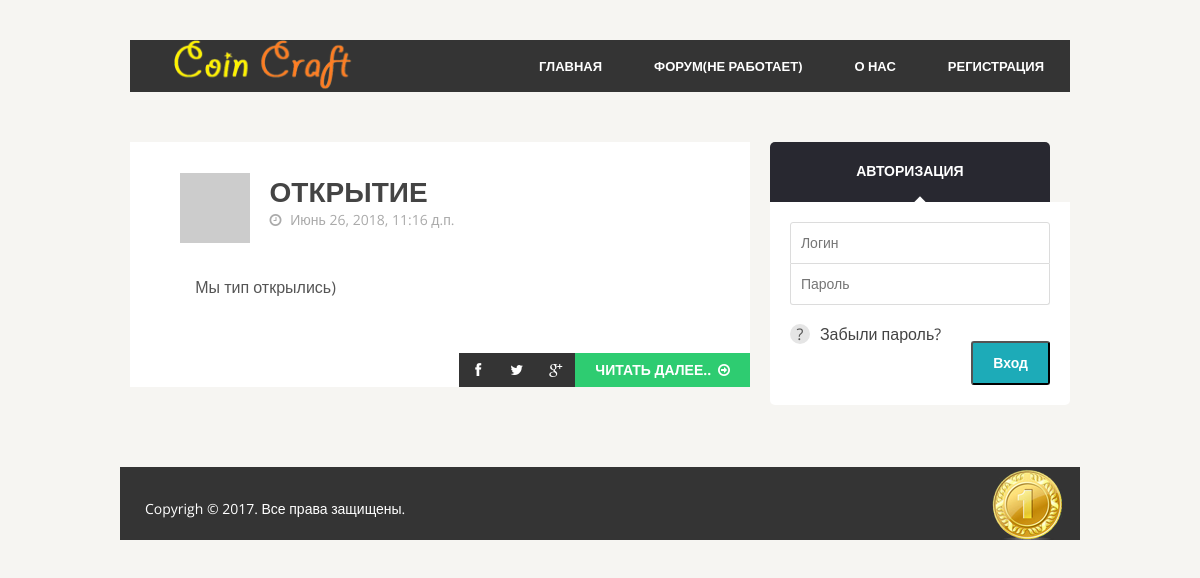
/, run on an earlier commit of the app's database.
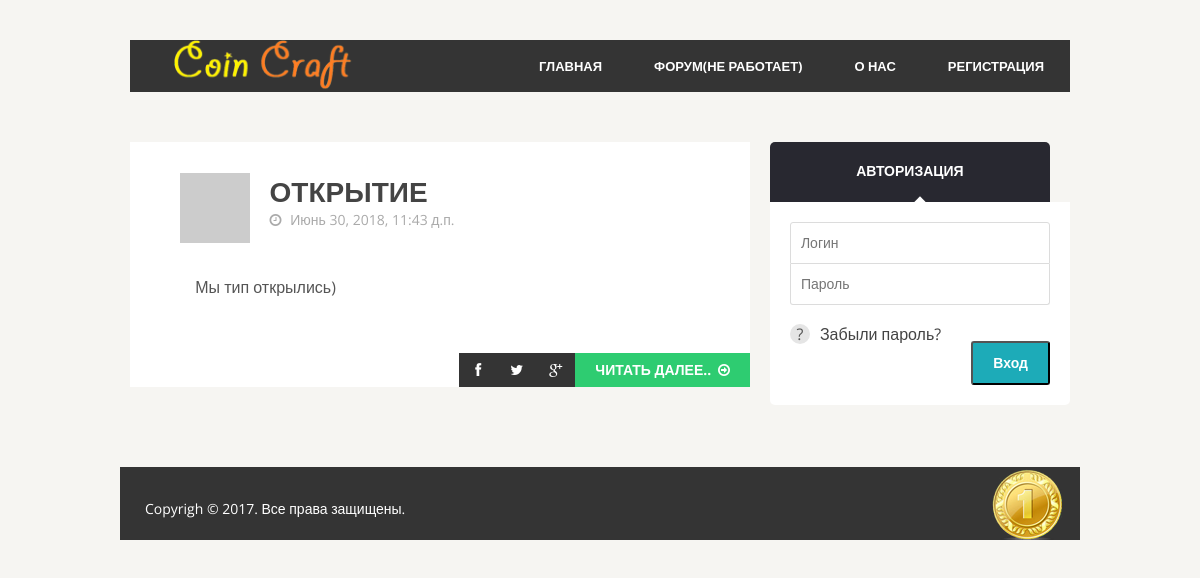
And on a later commit of the database.
### news/models.py (models this page shows, shortened)
class Post(models.Model):
    author = models.ForeignKey('auth.User', on_delete=models.CASCADE)
    title = models.CharField(max_length=200)
    text = models.TextField()
    created_date = models.DateTimeField(
            default=timezone.now)
    published_date = models.DateTimeField(
            blank=True, null=True)

### news/views.py (the view)
# urls.py: url(r'^$', views.post_list, name='post_list'),
def post_list(request):
    posts = Post.objects.filter(published_date__lte=timezone.now()).order_by('published_date')
    return render(request, 'news/post_list.html', {'posts': posts})

### news/templates/news/post_list.html (shortened to what this page needs)
{% extends 'news/base.html' %}
{% block content %}
 {% for post in posts %}
  <div class="post">
    <div class="post-margin">
		<div class="post-avatar">
            <img alt='' src='http://1.gravatar.com/avatar/16afd22c8bf5c2398b206a76c9316a3c?s=70&amp;d=http%3A%2F%2F1.gravatar.com%2Favatar%2Fad516503a11cd5ca435acc9bb6523536%3Fs%3D70&amp;r=G' class='avatar avatar-70 photo' height='70' width='70' />
			</div>
            <h4><a href="{% url 'post_detail' pk=post.pk %}" class="title">{{ post.title }}</a></h4>
                	<ul class="post-status">
                    <li><i class="fa fa-clock-o"></i>
							  {% if post.published_date %}
								{{ post.created_date }}
						{% endif %}</li>
                    </ul></div>
        <div class="post-margin">
			<p style="padding-left:3%">{{ post.text|linebreaksbr }}</p>
		</div>
    <ul class="post-social">
    <li>
        <a href="#" target="_blank">
            <i class="fa fa-facebook"></i>
        </a>
        </li>
        <li>
            <a href="#" target="_blank">
                <i class="fa fa-twitter"></i>
            </a>
        </li>
        <li>
            <a href="#" target="_blank">
                <i class="fa fa-google-plus"></i>
            </a>
        </li>
        <li>
            <a href="{% url 'post_detail' pk=post.pk %}" class="readmore"> Читать далее.. <i class="fa fa-arrow-circle-o-right"></i></a>
        </li>
        </ul>
  </div>
 {% endfor %}
{% endblock %}

### news/templates/news/base.html (shortened to what this page needs)
{% load staticfiles %}
<!DOCTYPE html>
<html>
<head>
    <link rel='stylesheet' id='reset-css' href="{% static '/css/css/reset.css' %}" type='text/css' media='all' />
    <link rel='stylesheet' id='superfish-css' href="{% static 'css/css/superfish.css' %}" type='text/css' media='all' />
    <link rel='stylesheet' id='fontawsome-css' href="{% static 'css/css/font-awsome/css/font-awesome.css' %}" type='text/css' media='all' />
    <link rel='stylesheet' id='orbit-css-css' href="{% static 'css/css/orbit.css' %}" type='text/css' media='all' />
    <link rel='stylesheet' id='style-css' href="{% static 'css/css/style.css' %}" type='text/css' media='all' />
    <link rel='stylesheet' id='color-scheme-css' href="{% static 'css/css/color/green.css' %}" type='text/css' media='all' />
    <link rel="stylesheet" href="{% static 'css/css/zerogrid.css' %}" type="text/css" media="screen">
    <link rel="stylesheet" href="{% static 'css/css/responsive.css' %}" type="text/css" media="screen">
</head>
<body class="home blog">
    <div class="container zerogrid">
        <div class="col-full">
            <div class="wrap-col">
                <div id="header-nav-container">
                    <a href="/">
                        <img src="{% static 'images/log3.png' %}" width="271px" height="52px" id="logo" />
                    </a>
                    <ul class="sf-menu">
                        <li class="menu-item"><a href="/">Главная</a></li>
                        <li class="menu-item"><a href="blog.html">Форум(Не работает)</a></li>
                        <li class="menu-item"><a href="{% url 'about'%}">О нас</a></li>
						{% if user.is_authenticated %}
						{% else %}
						<li class="menu-item"><a href="{% url 'signup' %}">Регистрация</a></li>
						{% endif %}
                    </ul>
                </div>
            </div>
        </div>
    </div>
    <div class="spacing-30"></div>
    <div class="container zerogrid">
        <div class="col-2-3" id="post-container">
            <div class="wrap-col">
                {% block content %}
                {% endblock %}
            </div>
        </div>
        <div class="col-1-3">
            <div class="wrap-col">
                {% if user.is_authenticated %}
				    <div id="login-form">
						<h1> {{ user.get_username }}</h1>
						<fieldset>
						    {% if user.profile.email_confirmed is True %} {% else %}<p style="color:red;">Подтвердите вашу почту</p> {% endif %}
							<p><a type="submit" href="{% url 'logout'%}?next={{request.path}}">Выйти</a></p>
						</fieldset>
					</div>
				{% else %}
						<div id="login-form">
						  <h1>Авторизация</h1>
							<fieldset>
							<form method="post" action="{% url 'login' %}">
								<input type="login" name="username" placeholder="Логин" autofocus="" maxlength="254" required="" id="id_username">
								<br/>
								<input type="password" name="password" placeholder="Пароль" required="" id="id_password">
								<div></br>
								<p><span class="info">?</span><a href="{% url 'password_reset' %}">Забыли пароль?</a><input type="submit" value="Вход" /></p>
 						</div>
  						</form>
 						</fieldset>
						</div>
				{% endif %}
            </div>
        </div>
    </div>
    <div class="spacing-30"></div>
    <div class="container zerogrid">
		<img src="{% static 'images/footer-log3.png' %}" height="73" width="73" id="footer-logo" />
        <div id="footer-container" class="col-full">
            <div class="wrap-col">
                <p>Copyrigh &copy; 2017. Все права защищены.</p>
            </div>
        </div>
    </div>
</body>
</html>

### news/static/css/css/superfish.css (style rules this page uses)
.sf-menu, .sf-menu * { margin: 0; padding: 0; list-style: none; }
.sf-menu li { position: relative; }
.sf-menu > li { float: left; }
.sf-menu a { display: block; position: relative; }
.sf-menu { float: right; }
.sf-menu a { padding: 1.5em 2em; text-decoration: none; zoom: 1; }
.sf-menu a { color: #ffffff; text-transform:uppercase; font-weight:700; font-family: 'Open Sans', sans-serif; font-size:13px; }
.sf-menu li { white-space: nowrap; *white-space: normal; }

### news/static/css/css/style.css (style rules this page uses)
body { background:#f6f5f2; font-family: 'Open Sans', sans-serif; padding-top:30px; padding-bottom:30px; }
h1,h2,h3,h4,h5,h6 { font-family: 'Montserrat', sans-serif; text-transform:uppercase; font-weight:700; line-height:1.4em; color:#555555; }
h1 { font-size:35px; }
h4 { font-size:28px; }
p { font-size:16px; line-height:1.7em; color:#555555; margin-bottom:20px; }
a { color:#444444; text-decoration:none; }
.spacing-30 { height:30px; width:100%; }
#header-nav-container { background:#343434; }
#logo { margin-left:15px; }
.post { background:#FFFFFF; margin-bottom:40px; }
.post .post-margin { padding-left:8%; padding-right:8%; padding-top:5%; padding-bottom:5%; }
.post-status li { float:left; margin-right:10px; font-size:14px; color:#AAAAAA; }
.post-status li:last-child { margin-right:0px; }
.post-status i { margin-right:5px; }
.post-avatar { height:70px; width:70px; float:left; margin-right:20px; }
.post .readmore { text-transform:uppercase; font-weight:700; }
.post .post-social .readmore { background:#2980b9; padding-left:20px; padding-right:20px; }
.post .readmore i { font-size:14px; margin-left:3px; }
.post .post-social { float:right; }
.post .post-social li:first-child a { padding-left:16px; padding-right:16px; }
.post .post-social li { float:left; font-size:14px; }
.post .post-social a { background:#343434; color:#FFFFFF; padding:10px; padding-left:13px; padding-right:13px; display:inline-block }
#footer-container { background:#343434; padding-top:20px; }
#footer-container p { color:#FFFFFF; font-size:14px; float:left; margin-left:15px; }
#footer-logo { float:right; margin-right:15px; }
#login-form { margin: 0px ; margin-left: 0; width: 280px; }
#login-form h1 { background-color: #282830; border-radius: 5px 5px 0 0; color: #fff; font-size: 14px; padding: 20px; text-align: center; text-transform: uppercase; }
#login-form fieldset { background: #fff; border-radius: 0 0 5px 5px; padding: 20px; position: relative; }
#login-form fieldset:before { background-color: #fff; content: ""; height: 8px; left: 50%; margin: -4px 0 0 -4px; position: absolute; top: 0; -webkit-transform: rotate(45deg); -moz-transform: rotate(45deg); -ms-transform: rotate(45deg); -o-transform: rotate(45deg); transform: rotate(45deg); width: 8px; }
#login-form input { font-size: 14px; }
#login-form input[type="login"], #login-form input[type="password"] { border: 1px solid #dcdcdc; padding: 12px 10px; width: 238px; }
#login-form input[type="login"] { border-radius: 3px 3px 0 0; }
#login-form input[type="password"] { border-top: none; border-radius: 0px 0px 3px 3px; }
#login-form input[type="submit"] { background: #1dabb8; border-radius: 3px; color: #fff; float: right; font-weight: bold; margin-top: 20px; padding: 12px 20px; }
.info { background: #e5e5e5; border-radius: 50%; display: inline-block; height: 20px; line-height: 20px; margin: 0 10px 0 0; text-align: center; width: 20px; }

### news/static/css/css/color/green.css (style rules this page uses)
.post .post-social .readmore { background:#2ecc71; }

### news/static/css/css/zerogrid.css (style rules this page uses)
.zerogrid { width: 960px; position: relative; margin: 0 auto; padding: 0px; }
.zerogrid:after { content: "\0020"; display: block; height: 0; clear: both; visibility: hidden; }
.zerogrid .wrap-col { margin:10px; }
.zerogrid .col-1-2, .zerogrid .col-1-3, .zerogrid .col-2-3, .zerogrid .col-1-4, .zerogrid .col-2-4, .zerogrid .col-3-4, .zerogrid .col-1-5, .zerogrid .col-2-5, .zerogrid .col-3-5, .zerogrid .col-4-5, .zerogrid .col-1-6, .zerogrid .col-2-6, .zerogrid .col-3-6, .zerogrid .col-4-6, .zerogrid .col-5-6 { float:left; display: inline-block; }
.zerogrid .col-full { width:100%; }
.zerogrid .col-1-3 { width:33.33%; }
.zerogrid .col-2-3 { width:66.66%; }

### news/static/css/css/responsive.css (style rules this page uses)
html { -webkit-text-size-adjust: none; }
img { max-width:100%; height: auto; width: auto\9; }

What changed in the data, as far as the page shows it:
changed Post "ОТКРЫТИЕ": created_date "Июнь 26, 2018, 11:16 д.п." → "Июнь 30, 2018, 11:43 д.п."
